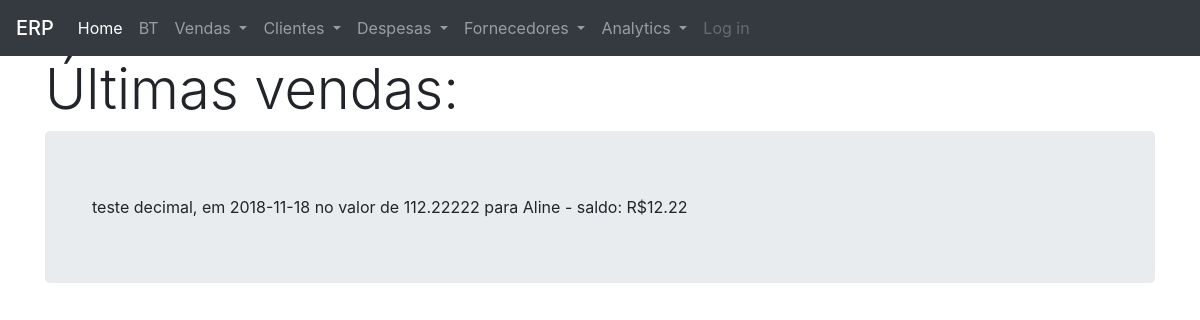
Page /8 on the earlier database version.
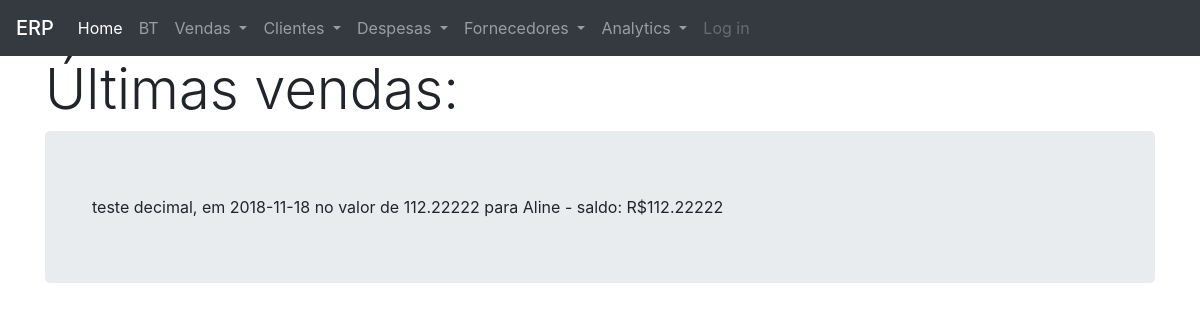
Same page on the later database version.
### petshop/modelos/models.py (models this page shows, shortened)
class Vendas(db.Model):
    __tablename__ = 'vendas'
    id = db.Column(db.Integer, primary_key=True)
    tipo = db.Column(db.String(10), nullable=False)
    descricao = db.Column(db.Text, nullable=False)
    data_venda = db.Column(db.Date, nullable=False)
    valor_servicos = db.Column(db.Float, nullable=True)
    valor_taxi = db.Column(db.Float, nullable=True)
    cliente_id = db.Column(db.Integer, db.ForeignKey('clientes.id'))
    peludos_on_venda = db.relationship(
        "Peludos",
        secondary=association_table,
        back_populates="vendas_on_peludo")
    saldo = db.Column(db.Float, nullable=True)
    pagamentos = db.relationship('Pagamentos')
    data_pbanho = db.Column(db.Date, nullable=True)
    n_banhos = db.Column(db.Integer, nullable=True)
    tipo_banho = db.Column(db.String(15), nullable=True)
    pacote = db.Column(db.String(10), nullable=True)
    data_entrada = db.Column(db.Date, nullable=True)
    data_saida = db.Column(db.Date, nullable=True)
    valor_diarias = db.Column(db.Float, nullable=True)
    valor_prod = db.Column(db.Float, nullable=True)
    custo_prod = db.Column(db.Float, nullable=True)
    quantidade = db.Column(db.Integer, nullable=True)
    def calcula_saldo(self, tipo='saldo'):
        valor_total = (
                    (self.valor_servicos or 0)
                    + (self.valor_taxi or 0)
                    + (self.valor_diarias or 0)
                    + (self.valor_prod or 0)
                    )
        if tipo != 'total':
            if self.pagamentos:
                valores_pagos = [item.valor for item in self.pagamentos]
                valores_pagos = np.array(valores_pagos)
                saldo = round(valor_total - valores_pagos.sum(), 2)
                return saldo
            else:
                return valor_total
        return valor_total
    def __repr__(self):
        return f"""
        {self.descricao}, em {self.data_venda} no valor de {self.calcula_saldo(tipo='total')}
        para {Clientes.query.get(self.cliente_id).nome} - saldo: R${self.calcula_saldo()}
        """

class Clientes(db.Model):
    __tablename__ = 'clientes'
    id = db.Column(db.Integer, primary_key=True)
    nome = db.Column(db.String(30), nullable=False)
    sexo = db.Column(db.String(1), nullable=False)
    peludo = db.relationship('Peludos', backref='clientes', lazy=True)
    venda = db.relationship('Vendas', backref='clientes', lazy=True)
    contato = db.relationship('Contatos')
    endereco = db.relationship('Enderecos')

class Pagamentos(db.Model):
    __tablename__ = 'pagamentos'
    id = db.Column(db.Integer, primary_key=True)
    data = db.Column(db.Date, nullable=False)
    valor = db.Column(db.Float, nullable=False)
    valor_entrada = db.Column(db.Float, nullable=False)
    forma_pagto = db.Column(
        db.String(15), nullable=False)
    venda_id = db.Column(db.Integer, db.ForeignKey('vendas.id'))

### petshop/views/views_vendas.py (the view)
@views_vendas.route('/<int:id>', methods=['GET', 'POST'])
def modifica_venda(id):
    if(id):
        listagem = Vendas.query.get_or_404(id)
        return render_template('lista_vendas.html', listagem=listagem)

### petshop/templates/lista_vendas.html
{% extends "base.html" %}
{% block content %}
<h1 class="display-4">Últimas vendas:</h1>
<div class="jumbotron">
<div class="container">
{{ listagem }}
</div>
</div>
{% endblock %}

Differences in the rows shown:
changed Vendas: descricao+data_venda+valor_servicos "teste decimal, em 2018-11-18 no valor de 112.22222 para Aline - saldo: R$12.22" → "teste decimal, em 2018-11-18 no valor de 112.22222 para Aline - saldo: R$112.22222"
